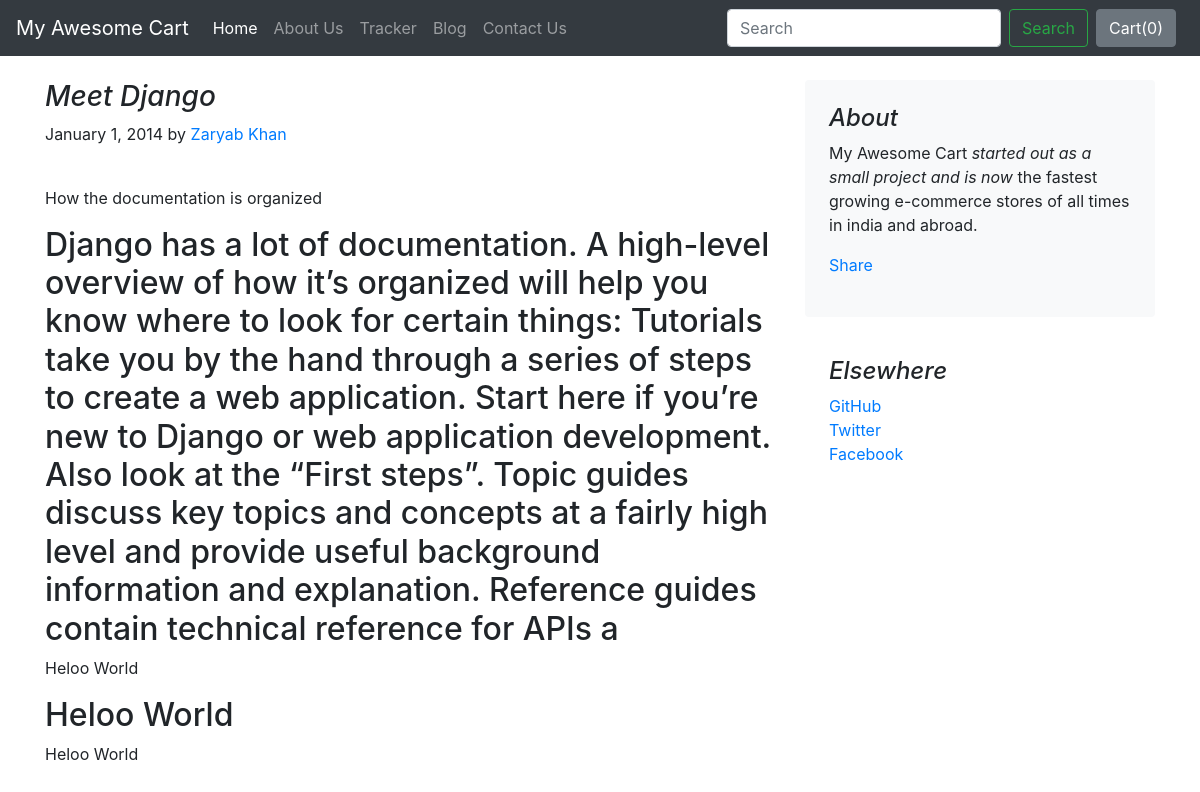
The page /blog/blogpost/1 on the database its author committed.
### blog/models.py (models this page shows)
class Blogpost(models.Model):
    post_id = models.AutoField(primary_key=True)
    title = models.CharField(max_length=50)
    head0 = models.CharField(max_length=500, default="")
    chead0 = models.CharField(max_length=5000, default="")
    head1 = models.CharField(max_length=500, default="")
    chead1 = models.CharField(max_length=5000, default="")
    head2 = models.CharField(max_length=500, default="")
    chead2 = models.CharField(max_length=5000, default="")
    pub_date = models.DateField()
    thumbnail = models.ImageField(upload_to='shop/images', default="")
    def __str__(self):
        return self.title

### blog/views.py (the view)
# urls.py: path("blogpost/<int:id>", views.blogpost, name="blogHome")
def blogpost(request, id):
    post = Blogpost.objects.filter(post_id = id)[0]
    print(post)
    return render(request, 'blog/blogpost.html',{'post':post})

### blog/templates/blog/blogpost.html (shortened to what this page needs)
{% extends 'blog/basic.html' %}
{% block body %}
<div class="container">
    <div class="row mt-4">
        <div class="col-md-8 blog-main">
            <h3 class="font-italic">
                {{post.title}}
            </h3>
            <div class="blog-post">
                <p class="blog-post-meta">January 1, 2014 by <a href="http://3.86.233.165:8080/">Zaryab Khan</a></p>
                <div class="fb-like" data-href="http://127.0.0.1:8000/blog/blogpost/{{post.post_id}}" data-layout="standard" data-action="like" data-size="large" data-show-faces="false" data-share="true"></div><br>
                <p>{{post.chead0}}</p>
                <h2>{{post.head1}}</h2>
                <p>{{post.chead1}}</p>
                <h2>{{post.head2}}</h2>
                <p>{{post.chead2}}</p>
            </div>
        </div>
        <aside class="col-md-4 blog-sidebar">
            <div class="p-4 mb-3 bg-light rounded">
                <h4 class="font-italic">About</h4>
                <p class="mb-0">My Awesome Cart <em>started out as a small project and is now</em> the fastest growing e-commerce stores of all times in india and abroad.</p>
                <div class="my-3 fb-share-button" data-href="http://127.0.0.1:8000/blog/blogpost/{{post.post_id}}" data-layout="button_count" data-size="large"><a target="_blank" href="https://www.facebook.com/sharer/sharer.php?u=http%3A%2F%2F127.0.0.1%3A8000%2Fblog%2Fblogpost%2F4&src=sdkpreparse" class="fb-xfbml-parse-ignore">Share</a></div>
            </div>
            <div class="p-4">
                <h4 class="font-italic">Elsewhere</h4>
                <ol class="list-unstyled">
                    <li><a href="#">GitHub</a></li>
                    <li><a href="#">Twitter</a></li>
                    <li><a href="#">Facebook</a></li>
                </ol>
            </div>
        </aside>
    </div>
</div>
{% endblock %}

### rows shown on the page
Blogpost: title "Meet Django", chead0 "How the documentation is organized", head1 "Django has a lot of documentation. A high-level overview of how it’s organized will help you know where to look for certain things: Tutorials take you by the hand through a series of steps to create a web application. Start here if you’re new to Django or web application development. Also look at the “First steps”. Topic guides discuss key topics and concepts at a fairly high level and provide useful background information and explanation. Reference guides contain technical reference for APIs a", chead1 "Heloo World", head2 "Heloo World", chead2 "Heloo World"
